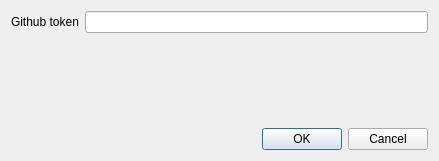
<?xml version="1.0" encoding="UTF-8"?>
<ui version="4.0">
 <class>Dialog</class>
 <widget class="QDialog" name="Dialog">
  <property name="geometry">
   <rect>
    <x>0</x>
    <y>0</y>
    <width>439</width>
    <height>161</height>
   </rect>
  </property>
  <property name="windowTitle">
   <string>Oqtopus settings</string>
  </property>
  <layout class="QGridLayout" name="gridLayout">
   <item row="0" column="1">
    <widget class="QLineEdit" name="githubToken_lineEdit"/>
   </item>
   <item row="2" column="0" colspan="2">
    <widget class="QDialogButtonBox" name="buttonBox">
     <property name="orientation">
      <enum>Qt::Horizontal</enum>
     </property>
     <property name="standardButtons">
      <set>QDialogButtonBox::Cancel|QDialogButtonBox::Ok</set>
     </property>
    </widget>
   </item>
   <item row="0" column="0">
    <widget class="QLabel" name="label">
     <property name="text">
      <string>Github token</string>
     </property>
    </widget>
   </item>
   <item row="1" column="1">
    <spacer name="verticalSpacer">
     <property name="orientation">
      <enum>Qt::Vertical</enum>
     </property>
     <property name="sizeHint" stdset="0">
      <size>
       <width>20</width>
       <height>40</height>
      </size>
     </property>
    </spacer>
   </item>
  </layout>
 </widget>
 <resources/>
 <connections>
  <connection>
   <sender>buttonBox</sender>
   <signal>accepted()</signal>
   <receiver>Dialog</receiver>
   <slot>accept()</slot>
   <hints>
    <hint type="sourcelabel">
     <x>248</x>
     <y>254</y>
    </hint>
    <hint type="destinationlabel">
     <x>157</x>
     <y>274</y>
    </hint>
   </hints>
  </connection>
  <connection>
   <sender>buttonBox</sender>
   <signal>rejected()</signal>
   <receiver>Dialog</receiver>
   <slot>reject()</slot>
   <hints>
    <hint type="sourcelabel">
     <x>316</x>
     <y>260</y>
    </hint>
    <hint type="destinationlabel">
     <x>286</x>
     <y>274</y>
    </hint>
   </hints>
  </connection>
 </connections>
</ui>
